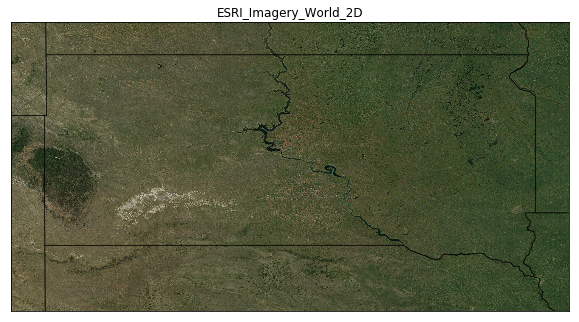
#> input picture 00ESRI_Imagery_World_2D.png, 579 x 322 px, given in place of 1HartfordConnecticut.png01_15_03_PM.png, which was not available
$ jupyter execute --allow-errors 015-LEGENDS-Understanding-Plot-Legends.ipynb   (shell and % lines are left out)   (older library calls are emulated)   (text cells are left out)
#> lines starting #> are read from the running program, lines starting #| are printed output that depends on the picture; pictures that were not available may be replaced by others from this repository, and a replacement may not be noted
[cell 1]
import matplotlib.pyplot as plt
import numpy as np

x = np.linspace(0, 10, 1000)
fig, ax = plt.subplots()
plt.plot(x, np.sin(x), '-b', label='Sine')
plt.plot(x, np.cos(x), '--r', label='Cosine')
plt.axis('equal')
leg = plt.legend();
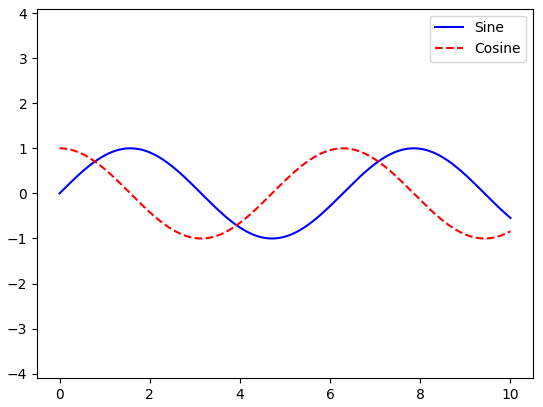
#> figure drawn by matplotlib, 1 panel; curve peaks at x = 1.57, y = 1; curve peaks at x = 0, y = 1

[cell 2]
import requests as req
# Create an empty list
ALLdata=[]

URL ="https://raw.githubusercontent.com/CSSEGISandData/COVID-19/master/csse_covid_19_data/csse_covid_19_time_series/time_series_covid19_deaths_US.csv"

#> (the rest of this cell did not finish here and is left out)

[cell 3]
i=315
#> (the rest of this cell did not finish here and is left out)

[cell 4]
i=314
#> (the rest of this cell did not finish here and is left out)

#> (a cell that did not finish here is left out)

[cell 6]
import matplotlib.pyplot as plt
import numpy as np
import time
#> (the rest of this cell did not finish here and is left out)

[cell 7]
from PIL import Image
IM=Image.open("images/1HartfordConnecticut.png01_15_03_PM.png")
#> IM is the input picture: PIL image 579x322 RGBA; mean R, G, B, A 97.6, 102.8, 77.6, 255
IM

[cell 8]
from PIL import Image
IM=Image.open("FairfieldConnecticut.png")
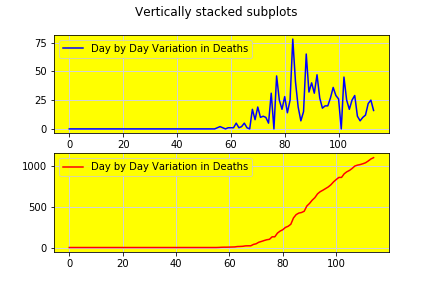
#> input picture FairfieldConnecticut.png, 432 x 288 px
#> IM is the input picture: PIL image 432x288 RGBA; mean R, G, B, A 241.8, 240.7, 122.4, 138.9
IM

#> (a cell that did not finish here is left out)

#> (a cell that did not finish here is left out)

[cell 11]
import matplotlib.pyplot as plt
import numpy as np


#> (the rest of this cell did not finish here and is left out)

[cell 12]
def normalize(column):
    upper = column.max()
    lower = column.min()
    y = (column - lower)/(upper-lower)
    return y

#> (a cell that did not finish here is left out)

[cell 14]
filename="images/2Fri_15_May_2020_05_22_44_PM.png"
from PIL import Image
IM=Image.open(filename)
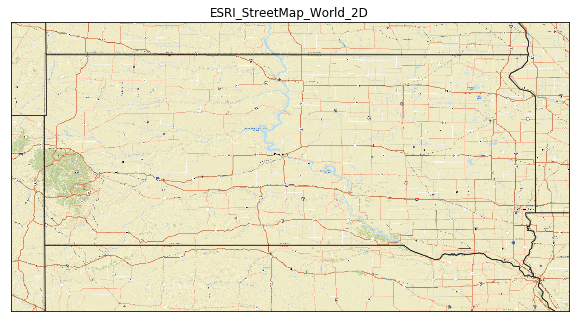
#> input picture 00ESRI_StreetMap_World_2D.png, 579 x 322 px, given in place of 2Fri_15_May_2020_05_22_44_PM.png, which was not available
#> IM is the input picture: PIL image 579x322 RGBA; mean R, G, B, A 233.6, 227.4, 198.7, 255
print(IM.size)
#| (579, 322)
IM
